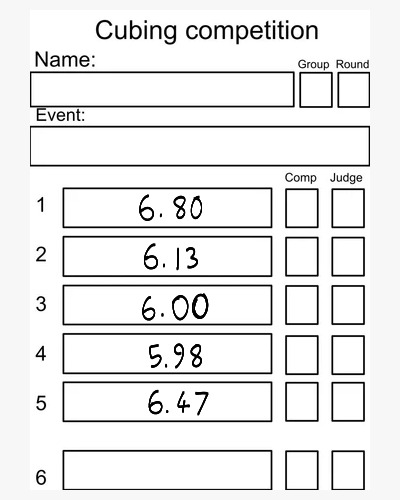
#> input picture data/scorecards/sc1.jpeg, 400 x 500 px
$ python -i Text_extract.py   (imports and definitions only)
#> lines starting #> are read from the running program, lines starting #| are printed output that depends on the picture; after the words box and inside, x2 and y2 are one past the last pixel; in counts of white or black regions, pixels touching at a corner belong together
#> further down, picture is the input picture: shape (500, 400, 3); min 0, max 255, mean 234.5
import cv2
import numpy as np
import pytesseract
import re
from PIL import Image

def process(pil_image):
    def time_str_to_seconds(t):
        t = str(t).strip().replace(',', '.').replace(" ", "")
        t = re.sub(r'[^0-9:.]', '', t)

        if t.isdigit():
            if len(t) == 3:
                t = f"{t[0]}.{t[1:]}"
            elif len(t) == 4:
                t = f"{t[:2]}.{t[2:]}"
            elif len(t) == 5:
                t = f"{t[:2]}:{t[2:4]}.{t[4]}0"
            elif len(t) == 6:
                t = f"{t[:2]}:{t[2:4]}.{t[4:]}"

        if ':' in t:
            try:
                mins, secs = t.split(':')
                return float(mins) * 60 + float(secs)
            except:
                raise ValueError(f"Invalid time: {t}")

        return float(t)

    def format_result_time(t):
        if t >= 60:
            mins = int(t // 60)
            secs = t % 60
            return f"{mins}:{secs:05.2f}"
        else:
            return f"{t:.2f}"

    img = cv2.cvtColor(np.array(pil_image), cv2.COLOR_RGB2BGR)
    gray = cv2.cvtColor(img, cv2.COLOR_BGR2GRAY)

    thresh = cv2.adaptiveThreshold(gray, 255, cv2.ADAPTIVE_THRESH_MEAN_C,
                                   cv2.THRESH_BINARY_INV, 15, 10)
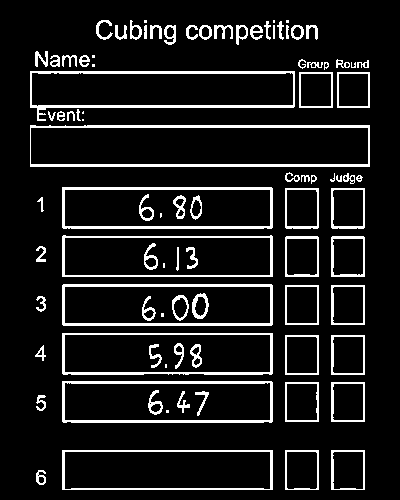
#> thresh: shape (500, 400); 10.4% white; 93 white regions (14 under 20 px)

    contours, _ = cv2.findContours(thresh, cv2.RETR_EXTERNAL, cv2.CHAIN_APPROX_SIMPLE)
#> contours = 73 contours, 16 with area under 20; largest, box (x1, y1, x2, y2) and area: (30, 125, 370, 167) 13853, (30, 71, 295, 121) 9546, (62, 284, 273, 326) 8608, (62, 187, 273, 229) 8604, (62, 381, 273, 423) 8600

    rects = []
    for cnt in contours:
        x, y, w, h = cv2.boundingRect(cnt)
        area = w * h
        aspect_ratio = w / float(h)

        if 1000 < area < 15000 and 2.0 < aspect_ratio < 6.0:
            rects.append((x, y, w, h))
#> this loop made 73 passes
#> (x, y, w, h, area, aspect_ratio) on passes 1, 5, 8, 9, 12, 13, 16, 17, 18, 19, 20, 21: (36, 470, 10, 15, 150, 0.667), (36, 395, 10, 16, 160, 0.625), (62, 381, 211, 42, 8862, 5.02), (35, 345, 11, 16, 176, 0.688), (62, 333, 211, 42, 8862, 5.02), (36, 296, 10, 16, 160, 0.625), (62, 284, 211, 42, 8862, 5.02), (36, 246, 10, 16, 160, 0.625), (331, 236, 34, 41, 1394, 0.829), (285, 236, 34, 41, 1394, 0.829), (62, 235, 211, 42, 8862, 5.02), (37, 197, 7, 15, 105, 0.467)
#> (cnt, x, y, w, h, area, aspect_ratio) on passes 2, 3, 4, 6, 7, 10: ([[331, 450], [331, 489], [364, 489], [364, 450]], 331, 450, 34, 40, 1360, 0.85), ([[285, 450], [285, 489], [318, 489], [318, 450]], 285, 450, 34, 40, 1360, 0.85), ([[62, 450], [62, 489], [272, 489], [272, 450]], 62, 450, 211, 40, 8440, 5.28), ([[331, 382], [331, 421], [364, 421], [364, 382]], 331, 382, 34, 40, 1360, 0.85), ([[285, 382], [285, 421], [318, 421], [318, 382]], 285, 382, 34, 40, 1360, 0.85), ([[331, 335], [331, 374], [364, 374], [364, 335]], 331, 335, 34, 40, 1360, 0.85)
#> after the loop, rects = [(62, 450, 211, 40), (62, 381, 211, 42), (62, 333, 211, 42), (62, 284, 211, 42), (62, 235, 211, 42), (62, 187, 211, 42), (30, 71, 265, 50)]

    rects = sorted(rects, key=lambda r: r[1])
#> rects = [(30, 71, 265, 50), (62, 187, 211, 42), (62, 235, 211, 42), (62, 284, 211, 42), (62, 333, 211, 42), (62, 381, 211, 42), (62, 450, 211, 40)]
    skip_indices = [0, 6]

    ocr_results = []
    for i, (x, y, w, h) in enumerate(rects):
        if i in skip_indices:
            continue
        cropped = img[y:y+h, x:x+w]
        text = pytesseract.image_to_string(cropped)
        cleaned_text = text.strip().replace("\n", "")
        ocr_results.append(cleaned_text)
#> this loop made 2 passes
#> pass 2, in process, `cropped = img[y:y+h, x:x+w]`:
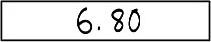
#> cropped: shape (42, 211, 3); min 0, max 255, mean 219.7
#> after the loop, ocr_results = []

    num_array = []
    for x in ocr_results:
        try:
            seconds = time_str_to_seconds(x)
            num_array.append(seconds)
        except ValueError:
            continue

    if len(num_array) < 3:
        return {"error": "Need at least 3 valid solve times"}

    sorted_times = sorted(num_array)
    best = round(sorted_times[0], 2)
    worst = round(sorted_times[-1], 2)

    middle_times = sorted_times[1:-1] if len(sorted_times) > 2 else sorted_times
    avg = round(sum(middle_times) / len(middle_times), 2)

    solves = [format_result_time(t) for t in num_array]

    return {
        "solves": solves,
        "best": format_result_time(best),
        "worst": format_result_time(worst),
        "average": format_result_time(avg)
    }

>>> import cv2
>>> picture = cv2.cvtColor(cv2.imread('../data/scorecards/sc1.jpeg'), cv2.COLOR_BGR2RGB)
#> (the run stopped early here; a loop or call above may not have finished)
